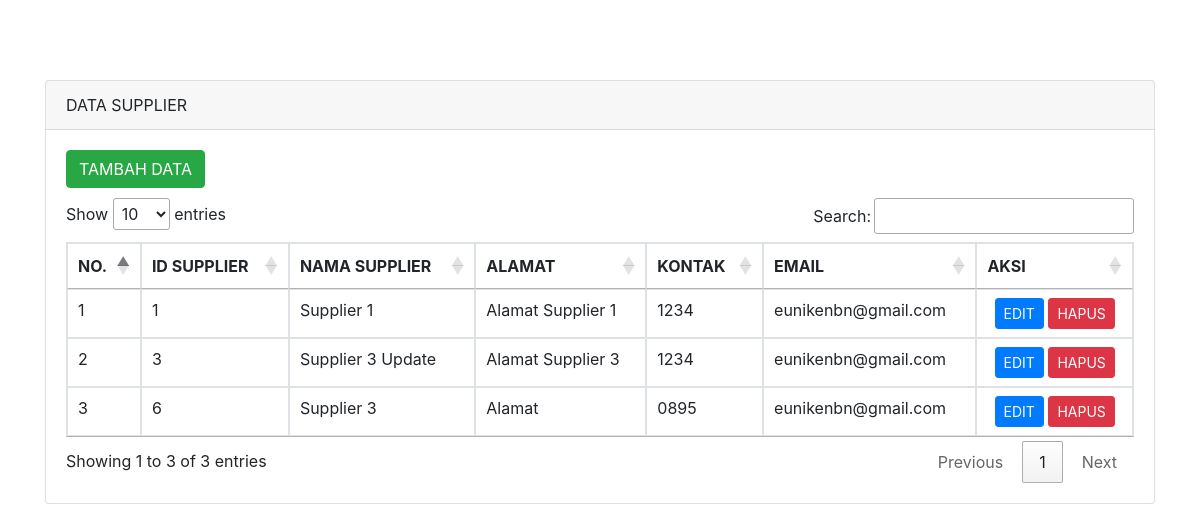
Page /supplier/index.php on the committed database.
### tables this page shows
CREATE TABLE `supplier` (
  `id` int NOT NULL AUTO_INCREMENT,
  `nama` varchar(100) NOT NULL,
  `alamat` text NOT NULL,
  `kontak` varchar(100) NOT NULL,
  `email` varchar(100) NOT NULL,
  PRIMARY KEY (`id`)
);

### supplier/index.php (the view, shortened to what this page needs)
<!doctype html>
<html lang="en">
  <head>
    <link rel="stylesheet" href="https://stackpath.bootstrapcdn.com/bootstrap/4.4.1/css/bootstrap.min.css">
    <link rel="stylesheet" href="//cdn.datatables.net/1.10.20/css/jquery.dataTables.min.css">
  </head>
  <body>
    <div class="container" style="margin-top: 80px">
      <div class="row">
        <div class="col-md-12">
          <div class="card">
            <div class="card-header">
              DATA SUPPLIER
            </div>
            <div class="card-body">
              <a href="tambah-supplier.php" class="btn btn-md btn-success" style="margin-bottom: 10px">TAMBAH DATA</a>
              <table class="table table-bordered" id="myTable">
                <thead>
                  <tr>
                    <th scope="col">NO.</th>
                    <th scope="col">ID SUPPLIER</th>
                    <th scope="col">NAMA SUPPLIER</th>
                    <th scope="col">ALAMAT</th>
                    <th scope="col">KONTAK</th>
                    <th scope="col">EMAIL</th>
                    <th scope="col">AKSI</th>
                  </tr>
                </thead>
                <tbody>
                  <?php
                      include('../koneksi.php');
                      $no = 1;
                      $query = mysqli_query($connection,"SELECT * FROM supplier");
                      while($row = mysqli_fetch_array($query)){
                  ?>
                  <tr>
                      <td><?php echo $no++ ?></td>
                      <td><?php echo $row['id'] ?></td>
                      <td><?php echo $row['nama'] ?></td>
                      <td><?php echo $row['alamat'] ?></td>
                      <td><?php echo $row['kontak'] ?></td>
                      <td><?php echo $row['email'] ?></td>
                      <td class="text-center">
                        <a href="edit-supplier.php?id=<?php echo $row['id'] ?>" class="btn btn-sm btn-primary">EDIT</a>
                        <a href="hapus-supplier.php?id=<?php echo $row['id'] ?>" class="btn btn-sm btn-danger">HAPUS</a>
                      </td>
                  </tr>
                <?php } ?>
                </tbody>
              </table>
            </div>
          </div>
      </div>
    </div>
  </body>
</html>

### rows in the picture
supplier: id "1", nama "Supplier 1", alamat "Alamat Supplier 1", kontak "1234", email "eunikenbn@gmail.com"
supplier: id "3", nama "Supplier 3 Update", alamat "Alamat Supplier 3", kontak "1234", email "eunikenbn@gmail.com"
supplier: id "6", nama "Supplier 3", alamat "Alamat", kontak "0895", email "eunikenbn@gmail.com"
